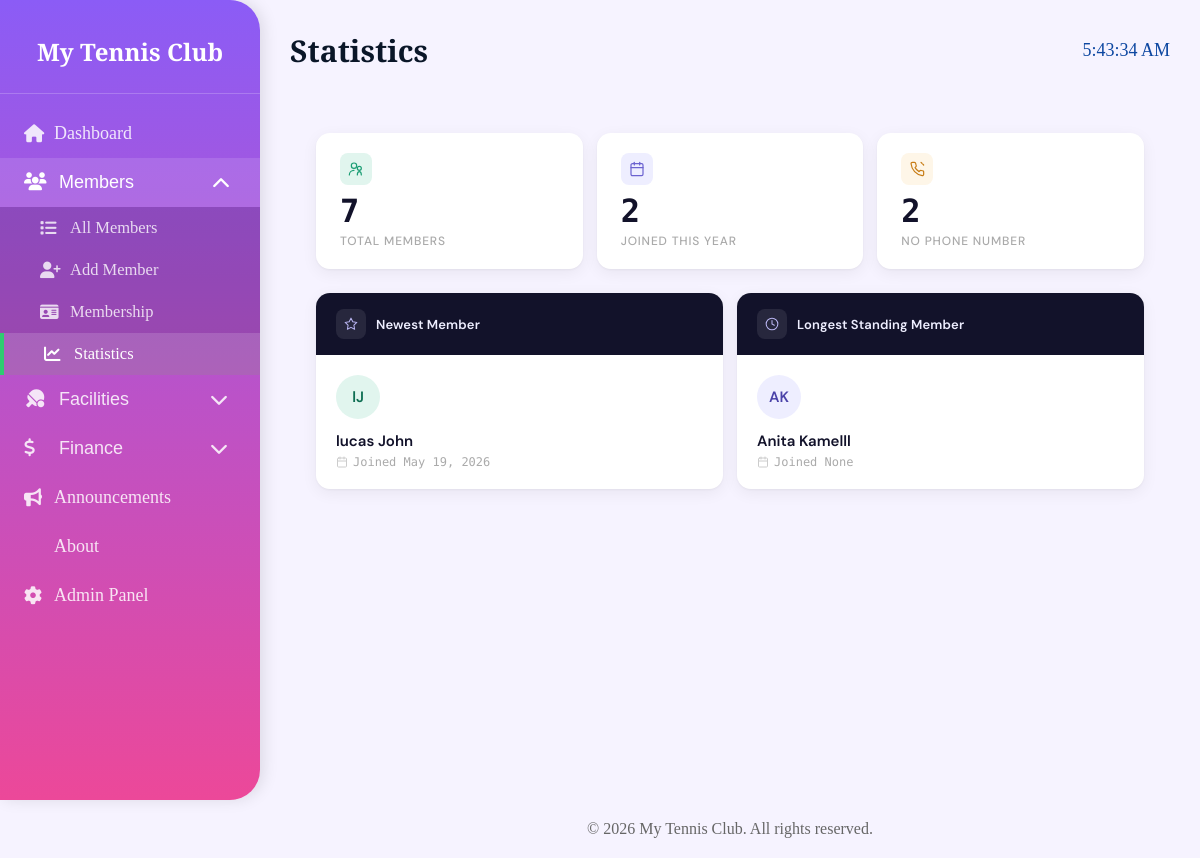
The page /members/stats/ (signed in) on the database its author committed.
### members/models.py (models this page shows)
class Member(models.Model):
    firstname = models.CharField(max_length=255)
    lastname = models.CharField(max_length=255)
    phone = models.IntegerField(null=True)
    joined_date = models.DateField(null=True)

### members/views.py (the view)
# urls.py: path('stats/', views.stats, name='stats'),
@login_required
def stats(request):
    total = Member.objects.count()
    newest = Member.objects.order_by('-joined_date').first()
    oldest = Member.objects.order_by('joined_date').first()
    this_year = Member.objects.filter(joined_date__year=timezone.now().year).count()
    no_phone = Member.objects.filter(phone__isnull=True).count()
    context = {
        'total': total,
        'newest': newest,
        'oldest': oldest,
        'this_year': this_year,
        'no_phone': no_phone,
    }
    return render(request, 'members/stats.html', context)

### members/templates/members/stats.html (shortened to what this page needs)
{% extends "members/master.html" %}
{% block page_title %}Statistics{% endblock %}
{% block content %}
<div class="st-page">
  <div class="st-metrics">
    <div class="st-metric">
      <div class="st-metric-icon teal">
        <svg viewBox="0 0 24 24"><circle cx="9" cy="7" r="4"/><path d="M2 21c0-4 3.1-7 7-7"/><circle cx="17" cy="11" r="3"/><path d="M14 21c0-2.8 1.3-5 3-5s3 2.2 3 5"/></svg>
      </div>
      <span class="st-metric-value">{{ total }}</span>
      <span class="st-metric-label">Total Members</span>
    </div>
    <div class="st-metric">
      <div class="st-metric-icon purple">
        <svg viewBox="0 0 24 24"><rect x="3" y="4" width="18" height="18" rx="2"/><line x1="16" y1="2" x2="16" y2="6"/><line x1="8" y1="2" x2="8" y2="6"/><line x1="3" y1="10" x2="21" y2="10"/></svg>
      </div>
      <span class="st-metric-value">{{ this_year }}</span>
      <span class="st-metric-label">Joined This Year</span>
    </div>
    <div class="st-metric">
      <div class="st-metric-icon amber">
      </div>
      <span class="st-metric-value">{{ no_phone }}</span>
      <span class="st-metric-label">No Phone Number</span>
    </div>
  </div>
  <div class="st-spotlights">
    <div class="st-spotlight">
      <div class="st-spotlight-header">
        <div class="st-spotlight-hicon">
          <svg viewBox="0 0 24 24"><polygon points="12 2 15.09 8.26 22 9.27 17 14.14 18.18 21.02 12 17.77 5.82 21.02 7 14.14 2 9.27 8.91 8.26 12 2"/></svg>
        </div>
        <h3>Newest Member</h3>
      </div>
      <div class="st-spotlight-body">
        {% if newest %}
          <div class="st-avatar teal">
            {{ newest.firstname|first }}{{ newest.lastname|first }}
          </div>
          <p class="st-member-name">{{ newest.firstname }} {{ newest.lastname }}</p>
          <span class="st-member-date">
            <svg viewBox="0 0 24 24"><rect x="3" y="4" width="18" height="18" rx="2"/><line x1="3" y1="10" x2="21" y2="10"/><line x1="8" y1="2" x2="8" y2="6"/><line x1="16" y1="2" x2="16" y2="6"/></svg>
            Joined {{ newest.joined_date }}
          </span>
        {% else %}
          <p class="st-empty">No members yet.</p>
        {% endif %}
      </div>
    </div>
    <div class="st-spotlight">
      <div class="st-spotlight-header">
        <div class="st-spotlight-hicon">
          <svg viewBox="0 0 24 24"><circle cx="12" cy="12" r="10"/><polyline points="12 6 12 12 16 14"/></svg>
        </div>
        <h3>Longest Standing Member</h3>
      </div>
      <div class="st-spotlight-body">
        {% if oldest %}
          <div class="st-avatar purple">
            {{ oldest.firstname|first }}{{ oldest.lastname|first }}
          </div>
          <p class="st-member-name">{{ oldest.firstname }} {{ oldest.lastname }}</p>
          <span class="st-member-date">
            <svg viewBox="0 0 24 24"><rect x="3" y="4" width="18" height="18" rx="2"/><line x1="3" y1="10" x2="21" y2="10"/><line x1="8" y1="2" x2="8" y2="6"/><line x1="16" y1="2" x2="16" y2="6"/></svg>
            Joined {{ oldest.joined_date }}
          </span>
        {% else %}
          <p class="st-empty">No members yet.</p>
        {% endif %}
      </div>
    </div>
  </div>
</div>
{% endblock %}

### members/templates/members/master.html (style rules this page uses)
* { margin: 0; padding: 0; box-sizing: border-box; }
body { font-family: 'Cormorant Garamond', serif; background: #f6f3ff; min-height: 100vh; }

### members/templates/members/stats.html (style rules this page uses)
.st-page { font-family: 'DM Sans', sans-serif; padding: 2rem 1rem; max-width: 860px; margin: 0 auto; }
.st-metrics { display: grid; grid-template-columns: repeat(3, 1fr); gap: 14px; margin-bottom: 1.5rem; }
.st-metric { background: #fff; border-radius: 14px; padding: 1.25rem 1.5rem; box-shadow: 0 1px 3px rgba(0,0,0,0.05), 0 4px 16px rgba(0,0,0,0.06); display: flex; flex-direction: column; gap: 6px; animation: stFade 0.4s cubic-bezier(0.16,1,0.3,1) both; }
.st-metric:nth-child(2) { animation-delay: 0.06s; }
.st-metric:nth-child(3) { animation-delay: 0.12s; }
.st-metric-icon { width: 32px; height: 32px; border-radius: 8px; display: flex; align-items: center; justify-content: center; margin-bottom: 4px; }
.st-metric-icon svg { width: 16px; height: 16px; fill: none; stroke-width: 1.8; stroke-linecap: round; stroke-linejoin: round; }
.st-metric-icon.teal { background: #e1f5ee; }
.st-metric-icon.teal svg { stroke: #1d9e75; }
.st-metric-icon.purple { background: #eeeeff; }
.st-metric-icon.purple svg { stroke: #6c63d0; }
.st-metric-icon.amber { background: #fef6e8; }
.st-metric-icon.amber svg { stroke: #c77c14; }
.st-metric-value { font-size: 32px; font-weight: 600; color: #12122a; line-height: 1; font-family: 'DM Mono', monospace; }
.st-metric-label { font-size: 12px; color: #aaa; font-weight: 500; text-transform: uppercase; letter-spacing: 0.07em; }
.st-spotlights { display: grid; grid-template-columns: 1fr 1fr; gap: 14px; }
.st-spotlight { background: #fff; border-radius: 14px; overflow: hidden; box-shadow: 0 1px 3px rgba(0,0,0,0.05), 0 4px 16px rgba(0,0,0,0.06); animation: stFade 0.4s cubic-bezier(0.16,1,0.3,1) 0.18s both; }
.st-spotlight:nth-child(2) { animation-delay: 0.24s; }
.st-spotlight-header { background: #12122a; padding: 1rem 1.25rem; display: flex; align-items: center; gap: 10px; }
.st-spotlight-hicon { width: 30px; height: 30px; background: rgba(255,255,255,0.09); border-radius: 8px; display: flex; align-items: center; justify-content: center; }
.st-spotlight-hicon svg { width: 14px; height: 14px; stroke: #b8b4f0; fill: none; stroke-width: 1.8; stroke-linecap: round; stroke-linejoin: round; }
.st-spotlight-header h3 { color: #eeeeff; font-size: 13px; font-weight: 600; margin: 0; letter-spacing: 0.01em; }
.st-spotlight-body { padding: 1.25rem; }
.st-avatar { width: 44px; height: 44px; border-radius: 50%; display: flex; align-items: center; justify-content: center; font-size: 15px; font-weight: 600; margin-bottom: 12px; flex-shrink: 0; }
.st-avatar.teal { background: #e1f5ee; color: #0d6e52; }
.st-avatar.purple { background: #eeeeff; color: #4a42a8; }
.st-member-name { font-size: 15px; font-weight: 600; color: #12122a; margin: 0 0 4px; }
.st-member-date { font-size: 12px; color: #aaa; font-family: 'DM Mono', monospace; display: flex; align-items: center; gap: 5px; }
.st-member-date svg { width: 12px; height: 12px; stroke: #ccc; fill: none; stroke-width: 2; stroke-linecap: round; stroke-linejoin: round; flex-shrink: 0; }

### rows shown on the page
Member: firstname|first "l", lastname|first "J", firstname "lucas", lastname "John", joined_date "May 19, 2026"
Member: firstname|first "A", lastname|first "K", firstname "Anita", lastname "Kamelll", joined_date "None"

### other values the page prints
{{ total }} "7"
{{ this_year }} "2"
{{ no_phone }} "2"
